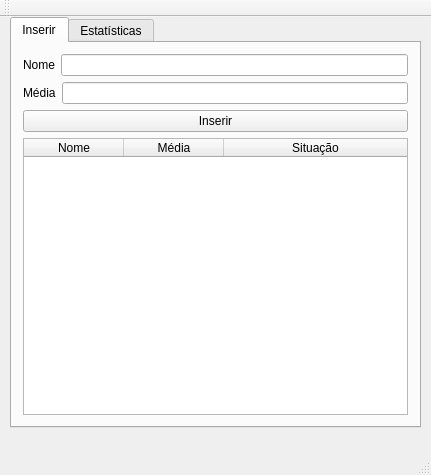
<?xml version="1.0" encoding="UTF-8"?>
<ui version="4.0">
 <class>MainWindow</class>
 <widget class="QMainWindow" name="MainWindow">
  <property name="geometry">
   <rect>
    <x>0</x>
    <y>0</y>
    <width>431</width>
    <height>475</height>
   </rect>
  </property>
  <property name="windowTitle">
   <string>MainWindow</string>
  </property>
  <widget class="QWidget" name="centralWidget">
   <widget class="QTabWidget" name="tabWidget">
    <property name="geometry">
     <rect>
      <x>10</x>
      <y>0</y>
      <width>411</width>
      <height>411</height>
     </rect>
    </property>
    <property name="currentIndex">
     <number>0</number>
    </property>
    <widget class="QWidget" name="tab">
     <attribute name="title">
      <string>Inserir</string>
     </attribute>
     <layout class="QVBoxLayout" name="verticalLayout_4">
      <item>
       <layout class="QVBoxLayout" name="verticalLayout_3">
        <item>
         <layout class="QVBoxLayout" name="verticalLayout_2">
          <item>
           <layout class="QVBoxLayout" name="verticalLayout">
            <item>
             <layout class="QHBoxLayout" name="horizontalLayout">
              <item>
               <widget class="QLabel" name="label">
                <property name="text">
                 <string>Nome</string>
                </property>
               </widget>
              </item>
              <item>
               <widget class="QLineEdit" name="entradaNome"/>
              </item>
             </layout>
            </item>
            <item>
             <layout class="QHBoxLayout" name="horizontalLayout_2">
              <item>
               <widget class="QLabel" name="label_2">
                <property name="text">
                 <string>Média</string>
                </property>
               </widget>
              </item>
              <item>
               <widget class="QLineEdit" name="entradaMedia"/>
              </item>
             </layout>
            </item>
           </layout>
          </item>
          <item>
           <widget class="QPushButton" name="btnInserir">
            <property name="text">
             <string>Inserir</string>
            </property>
           </widget>
          </item>
         </layout>
        </item>
        <item>
         <widget class="QTableWidget" name="tabelaDados">
          <attribute name="horizontalHeaderVisible">
           <bool>true</bool>
          </attribute>
          <attribute name="horizontalHeaderStretchLastSection">
           <bool>true</bool>
          </attribute>
          <attribute name="verticalHeaderStretchLastSection">
           <bool>false</bool>
          </attribute>
          <column>
           <property name="text">
            <string>Nome</string>
           </property>
          </column>
          <column>
           <property name="text">
            <string>Média</string>
           </property>
          </column>
          <column>
           <property name="text">
            <string>Situação</string>
           </property>
          </column>
         </widget>
        </item>
       </layout>
      </item>
     </layout>
    </widget>
    <widget class="QWidget" name="tab_2">
     <attribute name="title">
      <string>Estatísticas</string>
     </attribute>
     <widget class="QGroupBox" name="groupBox">
      <property name="geometry">
       <rect>
        <x>10</x>
        <y>20</y>
        <width>381</width>
        <height>91</height>
       </rect>
      </property>
      <property name="title">
       <string>Média da turma</string>
      </property>
      <widget class="QLabel" name="mediaTurma">
       <property name="geometry">
        <rect>
         <x>0</x>
         <y>20</y>
         <width>371</width>
         <height>71</height>
        </rect>
       </property>
       <property name="font">
        <font>
         <pointsize>27</pointsize>
        </font>
       </property>
       <property name="text">
        <string/>
       </property>
       <property name="alignment">
        <set>Qt::AlignRight|Qt::AlignTrailing|Qt::AlignVCenter</set>
       </property>
      </widget>
     </widget>
     <widget class="QGroupBox" name="groupBox_2">
      <property name="geometry">
       <rect>
        <x>10</x>
        <y>120</y>
        <width>381</width>
        <height>101</height>
       </rect>
      </property>
      <property name="title">
       <string>Maior média</string>
      </property>
      <widget class="QLabel" name="maiorMedia">
       <property name="geometry">
        <rect>
         <x>0</x>
         <y>20</y>
         <width>381</width>
         <height>81</height>
        </rect>
       </property>
       <property name="font">
        <font>
         <pointsize>27</pointsize>
        </font>
       </property>
       <property name="text">
        <string/>
       </property>
       <property name="alignment">
        <set>Qt::AlignRight|Qt::AlignTrailing|Qt::AlignVCenter</set>
       </property>
      </widget>
     </widget>
     <widget class="QGroupBox" name="groupBox_3">
      <property name="geometry">
       <rect>
        <x>10</x>
        <y>240</y>
        <width>381</width>
        <height>101</height>
       </rect>
      </property>
      <property name="title">
       <string>Menor média</string>
      </property>
      <widget class="QLabel" name="menorMedia">
       <property name="geometry">
        <rect>
         <x>0</x>
         <y>20</y>
         <width>381</width>
         <height>81</height>
        </rect>
       </property>
       <property name="font">
        <font>
         <pointsize>27</pointsize>
        </font>
       </property>
       <property name="text">
        <string/>
       </property>
       <property name="alignment">
        <set>Qt::AlignRight|Qt::AlignTrailing|Qt::AlignVCenter</set>
       </property>
      </widget>
     </widget>
    </widget>
   </widget>
  </widget>
  <widget class="QMenuBar" name="menuBar">
   <property name="geometry">
    <rect>
     <x>0</x>
     <y>0</y>
     <width>431</width>
     <height>22</height>
    </rect>
   </property>
  </widget>
  <widget class="QToolBar" name="mainToolBar">
   <attribute name="toolBarArea">
    <enum>TopToolBarArea</enum>
   </attribute>
   <attribute name="toolBarBreak">
    <bool>false</bool>
   </attribute>
  </widget>
  <widget class="QStatusBar" name="statusBar"/>
 </widget>
 <layoutdefault spacing="6" margin="11"/>
 <tabstops>
  <tabstop>entradaNome</tabstop>
  <tabstop>entradaMedia</tabstop>
  <tabstop>tabWidget</tabstop>
  <tabstop>btnInserir</tabstop>
  <tabstop>tabelaDados</tabstop>
 </tabstops>
 <resources/>
 <connections/>
</ui>
